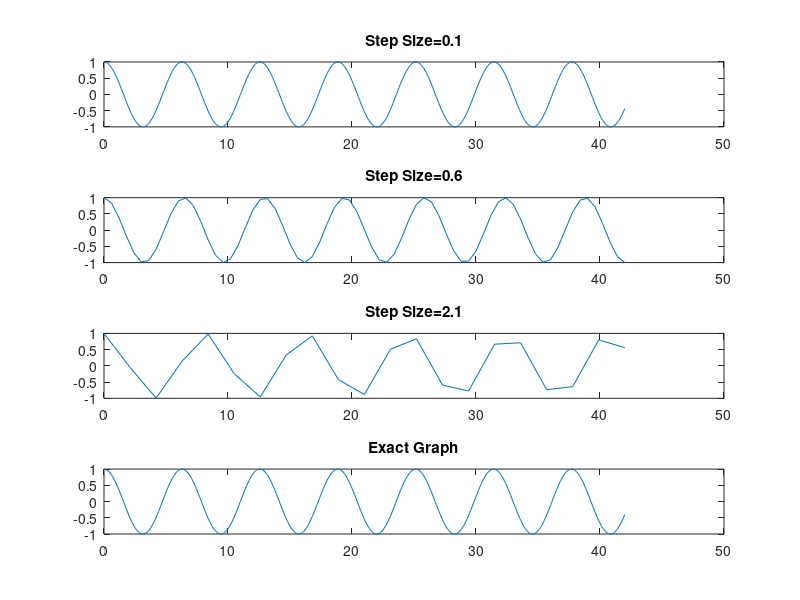

MATLAB code to generate this figure: (Note: this script raises an error after producing the figure.)
clear all;clc;
close all;
%%
% AKSHAY J_21105012
%%
%defining the grid
T=42;
step_size_array=[0.1,0.6,2.1];
%initial values
phi_1(1)=1;
phi_2(1)=1;
phi_3(1)=1;
u(1)=0;%u(t) is assumed to be the first derivative of phi wrt t
%%
%Crank Nicholson Calculation
N=T/1;
i=0;
 for t=0:0.1:N
    phi_exact(i+1)=cos(t);
    i=i+1;
 end
for i=step_size_array(1:end)
 N=T/i;
for t=1:N
    if i==step_size_array(1)
          u(t+1)=(u(t).*(1-0.25.*i.^2)-(i.*phi_1(t)))./(1+0.25.*i.^2);
          phi_1(t+1)=phi_1(t)+(0.5.*i.*(u(t)+u(t+1)));
    elseif i==step_size_array(2)
         u(t+1)=(u(t).*(1-0.25.*i.^2)-(i.*phi_2(t)))./(1+0.25.*i.^2);
          phi_2(t+1)=phi_2(t)+(0.5.*i.*(u(t)+u(t+1)));
    elseif i==step_size_array(3)
         u(t+1)=(u(t).*(1-0.25.*i.^2)-(i.*phi_3(t)))./(1+0.25.*i.^2);
          phi_3(t+1)=phi_3(t)+(0.5.*i.*(u(t)+u(t+1)));
      end
 
end
end
%%
%plotting of Crank Nicholson
x1=0:step_size_array(1):42;
x2=0:step_size_array(2):42;
x3=0:step_size_array(3):42;
x=0:0.1:42;
subplot(4,1,1)
plot(x1,phi_1);
title('Step Size=0.1');
subplot(4,1,2)
plot(x2,phi_2);
title('Step Size=0.6');
subplot(4,1,3)
plot(x3,phi_3);
title('Step Size=2.1');
subplot(4,1,4)
plot(x,phi_exact);
title('Exact Graph');
suptitle('Crank Nicholson Subplot')
figure;
plot(x1,phi_1,'.',x2,phi_2,'--',x3,phi_3,'-.',x,phi_exact,'-')
legend('step size=0.1','step size=0.6','step size=2.1','exact graph')
title('Crank Nicholson Graph')
